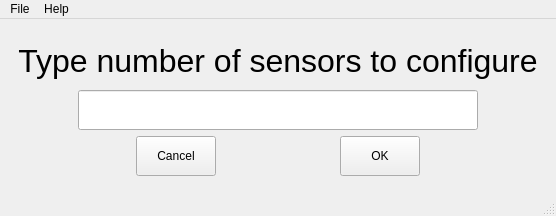
<?xml version="1.0" encoding="UTF-8"?>
<ui version="4.0">
 <class>EasyTemperature</class>
 <widget class="QMainWindow" name="EasyTemperature">
  <property name="geometry">
   <rect>
    <x>0</x>
    <y>0</y>
    <width>552</width>
    <height>216</height>
   </rect>
  </property>
  <property name="windowTitle">
   <string>EasyTemperature</string>
  </property>
  <widget class="QWidget" name="centralwidget">
   <property name="maximumSize">
    <size>
     <width>1920</width>
     <height>1080</height>
    </size>
   </property>
   <layout class="QVBoxLayout" name="mainLayout">
    <property name="sizeConstraint">
     <enum>QLayout::SetMinAndMaxSize</enum>
    </property>
    <item>
     <layout class="QVBoxLayout" name="centerLayout">
      <item>
       <widget class="QWidget" name="Setup" native="true">
        <property name="layoutDirection">
         <enum>Qt::LeftToRight</enum>
        </property>
        <layout class="QVBoxLayout" name="Dialogue" stretch="0,0,0">
         <property name="sizeConstraint">
          <enum>QLayout::SetDefaultConstraint</enum>
         </property>
         <item>
          <widget class="QLabel" name="label">
           <property name="sizePolicy">
            <sizepolicy hsizetype="Preferred" vsizetype="Preferred">
             <horstretch>0</horstretch>
             <verstretch>0</verstretch>
            </sizepolicy>
           </property>
           <property name="font">
            <font>
             <family>Arial</family>
             <pointsize>24</pointsize>
            </font>
           </property>
           <property name="text">
            <string>Type number of sensors to configure</string>
           </property>
           <property name="alignment">
            <set>Qt::AlignCenter</set>
           </property>
          </widget>
         </item>
         <item>
          <layout class="QHBoxLayout" name="horizontalLayout_2">
           <item>
            <widget class="QLineEdit" name="lineEdit">
             <property name="maximumSize">
              <size>
               <width>400</width>
               <height>40</height>
              </size>
             </property>
             <property name="layoutDirection">
              <enum>Qt::LeftToRight</enum>
             </property>
             <property name="alignment">
              <set>Qt::AlignCenter</set>
             </property>
            </widget>
           </item>
          </layout>
         </item>
         <item>
          <layout class="QHBoxLayout" name="horizontalLayout">
           <item>
            <widget class="QPushButton" name="pushButton_2">
             <property name="maximumSize">
              <size>
               <width>80</width>
               <height>40</height>
              </size>
             </property>
             <property name="text">
              <string>Cancel</string>
             </property>
            </widget>
           </item>
           <item>
            <widget class="QPushButton" name="pushButton">
             <property name="maximumSize">
              <size>
               <width>80</width>
               <height>40</height>
              </size>
             </property>
             <property name="text">
              <string>OK</string>
             </property>
            </widget>
           </item>
          </layout>
         </item>
        </layout>
       </widget>
      </item>
     </layout>
    </item>
   </layout>
  </widget>
  <widget class="QMenuBar" name="menubar">
   <property name="geometry">
    <rect>
     <x>0</x>
     <y>0</y>
     <width>552</width>
     <height>21</height>
    </rect>
   </property>
   <widget class="QMenu" name="menuFile">
    <property name="title">
     <string>File</string>
    </property>
    <addaction name="actionNew"/>
    <addaction name="actionLoad"/>
    <addaction name="actionSave"/>
    <addaction name="actionExit"/>
   </widget>
   <widget class="QMenu" name="menuHelp">
    <property name="title">
     <string>Help</string>
    </property>
    <addaction name="actionVersion"/>
    <addaction name="actionAuthor"/>
    <addaction name="actionHow_to_use"/>
   </widget>
   <addaction name="menuFile"/>
   <addaction name="menuHelp"/>
  </widget>
  <widget class="QStatusBar" name="statusbar"/>
  <action name="actionNew">
   <property name="text">
    <string>New</string>
   </property>
  </action>
  <action name="actionLoad">
   <property name="text">
    <string>Load</string>
   </property>
  </action>
  <action name="actionSave">
   <property name="text">
    <string>Save</string>
   </property>
  </action>
  <action name="actionExit">
   <property name="text">
    <string>Exit</string>
   </property>
  </action>
  <action name="actionVersion">
   <property name="text">
    <string>Version</string>
   </property>
  </action>
  <action name="actionAuthor">
   <property name="text">
    <string>Author</string>
   </property>
  </action>
  <action name="actionHow_to_use">
   <property name="text">
    <string>How to use?</string>
   </property>
  </action>
 </widget>
 <resources/>
 <connections/>
</ui>
